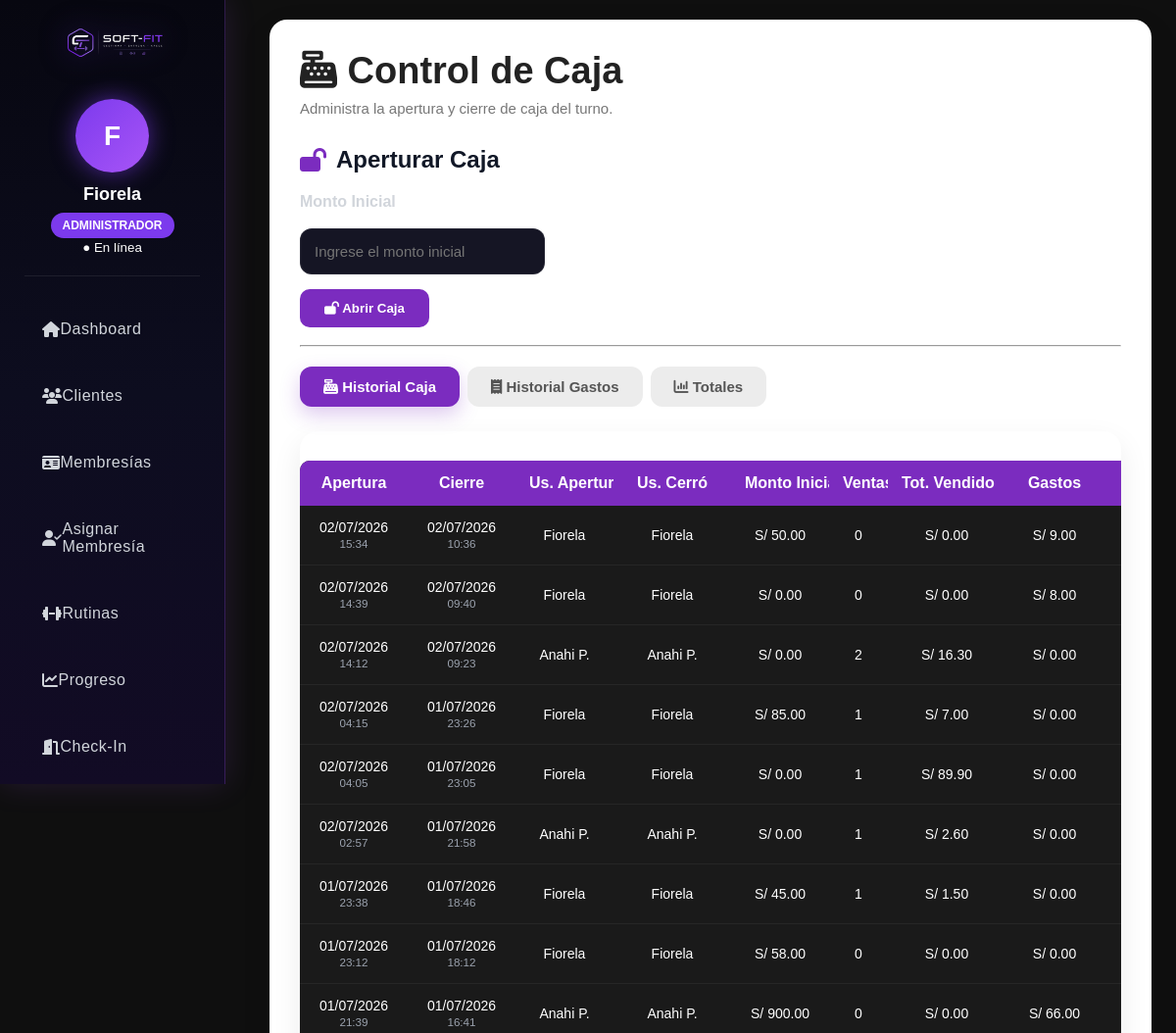
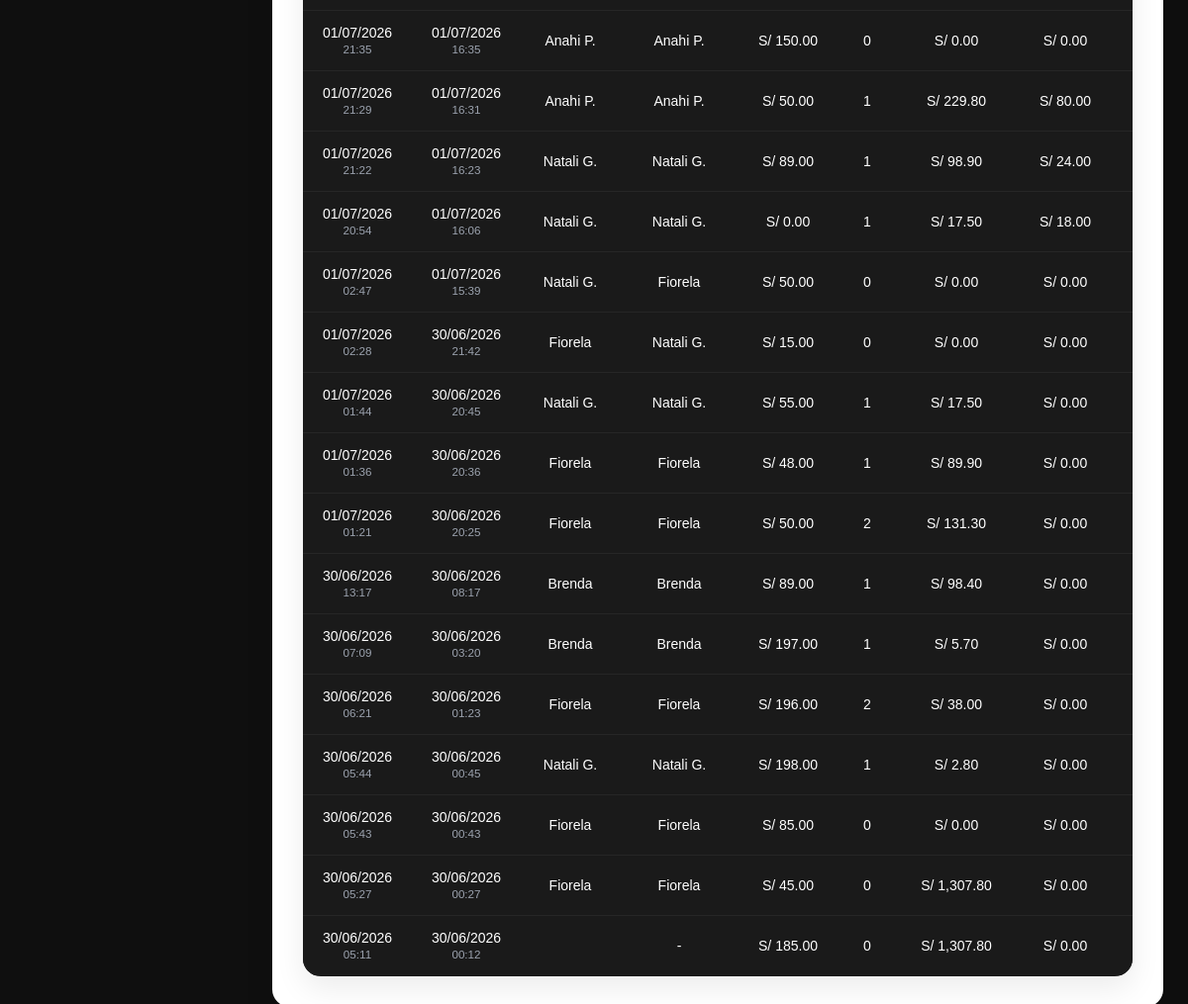
/pages/caja_control.php (signed in), run on the app's committed database (2 pictures, top to bottom).
### tables this page shows
CREATE TABLE `caja` (
  `id` int(11) NOT NULL,
  `usuario_id` int(11) NOT NULL,
  `monto_inicial` decimal(10,2) DEFAULT NULL,
  `total_ventas` decimal(10,2) DEFAULT NULL,
  `ventas_turno` int(11) NOT NULL DEFAULT 0,
  `total_final` decimal(10,2) DEFAULT NULL,
  `fecha_apertura` timestamp NOT NULL DEFAULT current_timestamp(),
  `fecha_cierre` datetime DEFAULT NULL,
  `estado` varchar(20) DEFAULT NULL,
  `usuario_apertura` int(11) NOT NULL,
  `usuario_cierre` int(11) DEFAULT NULL
);

CREATE TABLE `usuario` (
  `id` int(11) NOT NULL,
  `usuario` varchar(50) NOT NULL,
  `password` varchar(255) NOT NULL,
  `nombre` varchar(100) NOT NULL,
  `rol` enum('Administrador','Recepcionista') NOT NULL,
  `estado` enum('Activo','Inactivo') DEFAULT 'Activo',
  `fecha_registro` timestamp NOT NULL DEFAULT current_timestamp()
);

### pages/caja_control.php (the view, shortened to what this page needs)
<?php
include("actualizar_reporte_diario.php");
$consultaCaja = "SELECT * FROM caja
                 WHERE estado='abierta'
                 LIMIT 1";
$resultadoCaja = mysqli_query($conexion,$consultaCaja);
$caja = mysqli_fetch_assoc($resultadoCaja);
$historialCaja = mysqli_query($conexion,"
SELECT
caja.*,
ua.nombre AS apertura,
uc.nombre AS cierre,
COALESCE(SUM(gastos_caja.monto),0) AS total_gastos
FROM caja
LEFT JOIN usuario ua
ON caja.usuario_apertura = ua.id
LEFT JOIN usuario uc
ON caja.usuario_cierre = uc.id
LEFT JOIN gastos_caja
ON gastos_caja.caja_id = caja.id
GROUP BY caja.id
ORDER BY caja.id DESC
");
?>
<!DOCTYPE html>
<html lang="es">
<head>
<link rel="stylesheet" href="../css/style.css">
<link rel="stylesheet" href="../css/dashboard.css">
<link rel="stylesheet" href="../css/softfit-ui.css">
<link rel="stylesheet"
href="https://cdnjs.cloudflare.com/ajax/libs/font-awesome/6.5.2/css/all.min.css">
</head>
<body>
<?php include("../includes/sidebar.php"); ?>
<div class="main-content">
<div class="page-card">
<div class="page-header">
<div>
<h1>
<i class="fa-solid fa-cash-register"></i>
Control de Caja
</h1>
<p>
Administra la apertura y cierre de caja del turno.
</p>
</div>
</div>
<?php if(!$caja){ ?>
  <form method="POST" id="formCerrarCaja">
<h2 class="section-title">
<i class="fa-solid fa-lock-open"></i>
Aperturar Caja
</h2>
       <div class="form-group">
<label>
Monto Inicial
</label>
<input
type="number"
step="0.01"
name="monto"
placeholder="Ingrese el monto inicial"
required>
</div>
        <button
class="btn-primary"
name="abrir">
<i class="fa-solid fa-lock-open"></i>
Abrir Caja
</button>
    </form>
<?php } ?>
<br>
<hr class="module-divider">
<div class="tabs-caja">
<button
type="button"
class="tab-btn active"
id="tabCaja">
<i class="fa-solid fa-cash-register"></i>
Historial Caja
</button>
<button
type="button"
class="tab-btn"
id="tabGastos">
<i class="fa-solid fa-receipt"></i>
Historial Gastos
</button>
<button
type="button"
class="tab-btn"
id="tabTotales">
<i class="fa-solid fa-chart-column"></i>
Totales
</button>
</div>
<div id="panelCaja" class="table-card">
<table class="modern-table">
<thead>
<tr>
<th style="width:110px;">Apertura</th>
<th style="width:110px;">Cierre</th>
<th style="width:100px;">Us. Aperturó</th>
<th style="width:120px;">Us. Cerró</th>
<th style="width:100px;">Monto Inicial</th>
<th style="width:60px;">Ventas</th>
<th style="width:120px;">Tot. Vendido</th>
<th style="width:100px;">Gastos</th>
<th style="width:120px;">Total Caja</th>
</tr>
</thead>
<tbody>
<?php while($h=mysqli_fetch_assoc($historialCaja)){ ?>
<tr>
<td>
<?php
echo date("d/m/Y", strtotime($h['fecha_apertura']));
?>
<br>
<small style="color:#9ca3af;">
<?php
echo date("H:i", strtotime($h['fecha_apertura']));
?>
</small>
</td>
<td>
<?php
if($h['fecha_cierre']){
    echo date("d/m/Y", strtotime($h['fecha_cierre']));
    echo "<br>";
    echo "<small style='color:#9ca3af;'>";
    echo date("H:i", strtotime($h['fecha_cierre']));
    echo "</small>";
}else{
    echo "-";
}
?>
</td>
<td>
<?php echo $h['apertura']; ?>
</td>
<td>
<?php echo $h['cierre'] ?: "-"; ?>
</td>
<td>
S/ <?php echo number_format($h['monto_inicial'],2); ?>
</td>
<td>
<?php echo $h['ventas_turno']; ?>
</td>
<td>
S/ <?php echo number_format($h['total_ventas'],2); ?>
</td>
<td>
S/ <?php echo number_format($h['total_gastos'],2); ?>
</td>
<td>
</td>
</tr>
<?php } ?>
</tbody>
</table>
</div>
</div>
<br>
</div>
</body>
</html>

### css/style.css (style rules this page uses)
* { margin:0; padding:0; box-sizing:border-box; }
body { font-family:"Century Gothic",sans-serif; background: radial-gradient( circle at top right, rgba(168,85,247,.18), transparent 35% ), radial-gradient( circle at bottom left, rgba(59,130,246,.12), transparent 35% ), linear-gradient( 135deg, #050816, #09090f, #111827 ); color:white; }
h1 { font-size:32px; margin-bottom:10px; }
table { width:100%; margin-top:30px; border-collapse:collapse; overflow:hidden; border-radius:15px; }
th { background:#7b2cbf; padding:16px; text-align:left; }
td { background:#1a1a1a; padding:14px; border-bottom:1px solid #2d2d2d; }
button { background:#7b2cbf; border:none; padding:12px 18px; border-radius:12px; color:white; cursor:pointer; transition:0.3s; }
input, select { width:100%; padding:14px; margin-top:10px; border:none; border-radius:12px; background:#1f1f1f; color:white; border:1px solid #333; }

### css/dashboard.css (style rules this page uses)
* { margin: 0; padding: 0; box-sizing: border-box; font-family: "Century Gothic", sans-serif; }
body { display: flex; background: #0f0f0f; }
.main-content { margin-left:250px; padding:20px 25px; box-sizing:border-box; overflow:hidden; }
form input { width: 250px; padding: 12px; border: none; border-radius: 10px; background: #1f1f1f; color: white; margin-bottom: 15px; }
form button { padding: 12px 25px; border: none; background: #7b2cbf; color: white; border-radius: 10px; cursor: pointer; transition: 0.3s; font-weight: bold; }
table { width:100%; table-layout:fixed; border-collapse:collapse; background:#1a1a1a; border-radius:10px; overflow:hidden; border-bottom:1px solid rgba(255,255,255,.05); }
th:nth-child(1), td:nth-child(1) { width:80px; }
th:nth-child(2), td:nth-child(2) { width:220px; }
th:nth-child(9), td:nth-child(9) { width:120px; }
td:nth-child(3) { font-size:11px; }
table th { background:#7b2cbf; color:white; padding:10px 6px; font-size: 12; font-weight:600; white-space:nowrap; }
table td { padding: 6px 6px; font-size: 14px; text-align: center; color: white; border-bottom:1px solid rgba(255,255,255,.05); white-space:nowrap; }
thead th { position:sticky; top:0; z-index:10; }
.form-group { display:flex; flex-direction:column; }
.form-group label { color:white; font-weight:600; margin-bottom:8px; }
.form-group input { background:#151524; border:1px solid #2e2e45; border-radius:12px; padding:14px; color:white; font-size:15px; }
form { max-width:1000px; }
td:nth-child(3) { font-size:14px; white-space:nowrap; }
th:nth-child(2), td:nth-child(2) { width:22%; }
th:nth-child(3), td:nth-child(3) { width:12%; }
td:first-child { text-align:center; }
table tbody tr { transition:.25s; }
table tbody tr:nth-child(even) { background:rgba(255,255,255,.02); }
.page-header { margin-bottom:20px; }
.page-header h1 { font-size:32px; color:white; margin-bottom:5px; }
.page-header p { color:#9ca3af; }
.form-group label { margin-bottom:8px; color:#d1d5db; font-weight:600; }
.form-group input { background:#151524; border:1px solid rgba(255,255,255,.08); padding:14px; border-radius:12px; color:white; }
.page-header { display:flex; justify-content:space-between; align-items:center; margin-bottom:30px; }
.page-header h1 { font-size:34px; color:#ffffff; margin:0; font-weight:700; }
.page-header p { margin-top:6px; color:#9ca3af; font-size:15px; }
.page-card { background:#1c1f26; border-radius:18px; padding:30px; border:1px solid rgba(255,255,255,.05); box-shadow: 0 15px 45px rgba(0,0,0,.25); }
.page-card { background:#ffffff; border-radius:18px; padding:30px; box-shadow: 0 12px 35px rgba(0,0,0,.08); animation:cardShow .4s ease; }
.page-card h1 { margin:0; font-size:30px; color:#222; }
.table-card { margin-top:35px; background:#fff; border-radius:16px; overflow:hidden; box-shadow:0 12px 35px rgba(0,0,0,.08); }
.page-header h1 { font-size:38px; font-weight:700; color:#222; margin:0; }
.page-header p { margin-top:8px; color:#777; font-size:15px; }

### data on the page
caja: fecha_apertura "02/07/2026", fecha_apertura "15:34", fecha_cierre "02/07/2026", fecha_cierre "10:36", usuario.nombre "Fiorela", monto_inicial "50.00", ventas_turno "0", total_ventas "0.00", total_gastos "9.00"
caja: fecha_apertura "02/07/2026", fecha_apertura "14:39", fecha_cierre "02/07/2026", fecha_cierre "09:40", usuario.nombre "Fiorela", monto_inicial "0.00", ventas_turno "0", total_ventas "0.00", total_gastos "8.00"
caja: fecha_apertura "02/07/2026", fecha_apertura "14:12", fecha_cierre "02/07/2026", fecha_cierre "09:23", usuario.nombre "Anahi P.", monto_inicial "0.00", ventas_turno "2", total_ventas "16.30", total_gastos "0.00"
caja: fecha_apertura "02/07/2026", fecha_apertura "04:15", fecha_cierre "01/07/2026", fecha_cierre "23:26", usuario.nombre "Fiorela", monto_inicial "85.00", ventas_turno "1", total_ventas "7.00", total_gastos "0.00"
caja: fecha_apertura "02/07/2026", fecha_apertura "04:05", fecha_cierre "01/07/2026", fecha_cierre "23:05", usuario.nombre "Fiorela", monto_inicial "0.00", ventas_turno "1", total_ventas "89.90", total_gastos "0.00"
caja: fecha_apertura "02/07/2026", fecha_apertura "02:57", fecha_cierre "01/07/2026", fecha_cierre "21:58", usuario.nombre "Anahi P.", monto_inicial "0.00", ventas_turno "1", total_ventas "2.60", total_gastos "0.00"
caja: fecha_apertura "01/07/2026", fecha_apertura "23:38", fecha_cierre "01/07/2026", fecha_cierre "18:46", usuario.nombre "Fiorela", monto_inicial "45.00", ventas_turno "1", total_ventas "1.50", total_gastos "0.00"
caja: fecha_apertura "01/07/2026", fecha_apertura "23:12", fecha_cierre "01/07/2026", fecha_cierre "18:12", usuario.nombre "Fiorela", monto_inicial "58.00", ventas_turno "0", total_ventas "0.00", total_gastos "0.00"
caja: fecha_apertura "01/07/2026", fecha_apertura "21:39", fecha_cierre "01/07/2026", fecha_cierre "16:41", usuario.nombre "Anahi P.", monto_inicial "900.00", ventas_turno "0", total_ventas "0.00", total_gastos "66.00"
caja: fecha_apertura "01/07/2026", fecha_apertura "21:35", fecha_cierre "01/07/2026", fecha_cierre "16:35", usuario.nombre "Anahi P.", monto_inicial "150.00", ventas_turno "0", total_ventas "0.00", total_gastos "0.00"
caja: fecha_apertura "01/07/2026", fecha_apertura "21:29", fecha_cierre "01/07/2026", fecha_cierre "16:31", usuario.nombre "Anahi P.", monto_inicial "50.00", ventas_turno "1", total_ventas "229.80", total_gastos "80.00"
caja: fecha_apertura "01/07/2026", fecha_apertura "21:22", fecha_cierre "01/07/2026", fecha_cierre "16:23", usuario.nombre "Natali G.", monto_inicial "89.00", ventas_turno "1", total_ventas "98.90", total_gastos "24.00"
caja: fecha_apertura "01/07/2026", fecha_apertura "20:54", fecha_cierre "01/07/2026", fecha_cierre "16:06", usuario.nombre "Natali G.", monto_inicial "0.00", ventas_turno "1", total_ventas "17.50", total_gastos "18.00"
caja: fecha_apertura "01/07/2026", fecha_apertura "02:47", fecha_cierre "01/07/2026", fecha_cierre "15:39", usuario.nombre "Natali G.", usuario.nombre "Fiorela", monto_inicial "50.00", ventas_turno "0", total_ventas "0.00", total_gastos "0.00"
caja: fecha_apertura "01/07/2026", fecha_apertura "02:28", fecha_cierre "30/06/2026", fecha_cierre "21:42", usuario.nombre "Fiorela", usuario.nombre "Natali G.", monto_inicial "15.00", ventas_turno "0", total_ventas "0.00", total_gastos "0.00"
caja: fecha_apertura "01/07/2026", fecha_apertura "01:44", fecha_cierre "30/06/2026", fecha_cierre "20:45", usuario.nombre "Natali G.", monto_inicial "55.00", ventas_turno "1", total_ventas "17.50", total_gastos "0.00"
caja: fecha_apertura "01/07/2026", fecha_apertura "01:36", fecha_cierre "30/06/2026", fecha_cierre "20:36", usuario.nombre "Fiorela", monto_inicial "48.00", ventas_turno "1", total_ventas "89.90", total_gastos "0.00"
caja: fecha_apertura "01/07/2026", fecha_apertura "01:21", fecha_cierre "30/06/2026", fecha_cierre "20:25", usuario.nombre "Fiorela", monto_inicial "50.00", ventas_turno "2", total_ventas "131.30", total_gastos "0.00"
caja: fecha_apertura "30/06/2026", fecha_apertura "13:17", fecha_cierre "30/06/2026", fecha_cierre "08:17", usuario.nombre "Brenda", monto_inicial "89.00", ventas_turno "1", total_ventas "98.40", total_gastos "0.00"
caja: fecha_apertura "30/06/2026", fecha_apertura "07:09", fecha_cierre "30/06/2026", fecha_cierre "03:20", usuario.nombre "Brenda", monto_inicial "197.00", ventas_turno "1", total_ventas "5.70", total_gastos "0.00"
caja: fecha_apertura "30/06/2026", fecha_apertura "06:21", fecha_cierre "30/06/2026", fecha_cierre "01:23", usuario.nombre "Fiorela", monto_inicial "196.00", ventas_turno "2", total_ventas "38.00", total_gastos "0.00"
caja: fecha_apertura "30/06/2026", fecha_apertura "05:44", fecha_cierre "30/06/2026", fecha_cierre "00:45", usuario.nombre "Natali G.", monto_inicial "198.00", ventas_turno "1", total_ventas "2.80", total_gastos "0.00"
caja: fecha_apertura "30/06/2026", fecha_apertura "05:43", fecha_cierre "30/06/2026", fecha_cierre "00:43", usuario.nombre "Fiorela", monto_inicial "85.00", ventas_turno "0", total_ventas "0.00", total_gastos "0.00"
caja: fecha_apertura "30/06/2026", fecha_apertura "05:27", fecha_cierre "30/06/2026", fecha_cierre "00:27", usuario.nombre "Fiorela", monto_inicial "45.00", ventas_turno "0", total_ventas "1,307.80", total_gastos "0.00"
caja: fecha_apertura "30/06/2026", fecha_apertura "05:11", fecha_cierre "30/06/2026", fecha_cierre "00:12", cierre "-", monto_inicial "185.00", ventas_turno "0", total_ventas "1,307.80", total_gastos "0.00"

### other printed values
substr($_SESSION['usuario'],0,1) "F"
$_SESSION['nombre'] "Fiorela"
$_SESSION['rol'] "ADMINISTRADOR"
